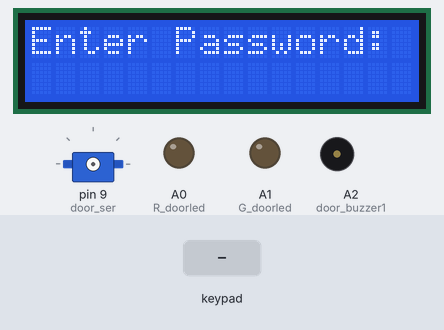
The sketch below on a simulated Arduino Uno, built with avr-gcc and run on an emulated ATmega328P. On the bench: 16×2 character LCD, servo, output pins drawn as LEDs (lit = HIGH), buzzer (waves = sounding). The inputs (shaded band) are chosen by the test bench.

Above: at 1.2 s.
1.3 s: keypad keys 1 2 3 4 # pressed 0.4 s apart
At 3.7 s:
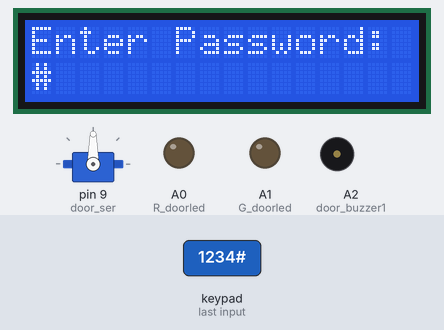
4.8 s: keypad keys 1 2 3 4 * pressed 0.4 s apart
At 7.6 s:
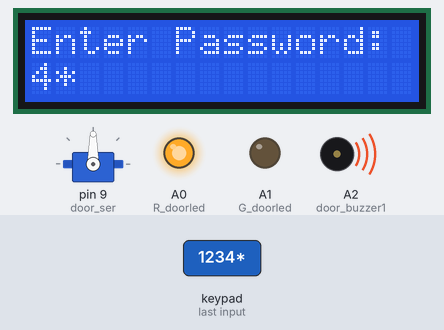
8.3 s: key 'A' pressed
At 9.1 s:
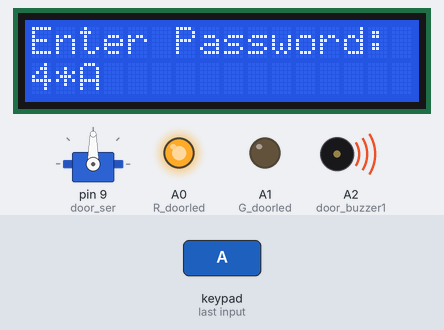
9.8 s: key '1' pressed
At 10.2 s:
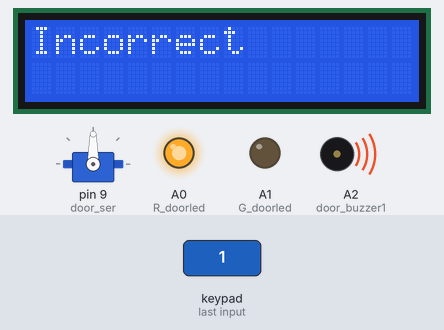
11.8 s: key 'B' pressed
At 12.9 s:
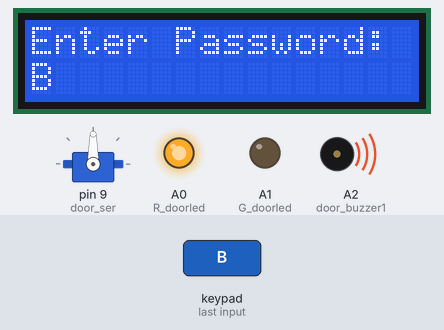
13.3 s: keypad keys 1 2 3 4 A pressed 0.4 s apart
At 15.2 s:
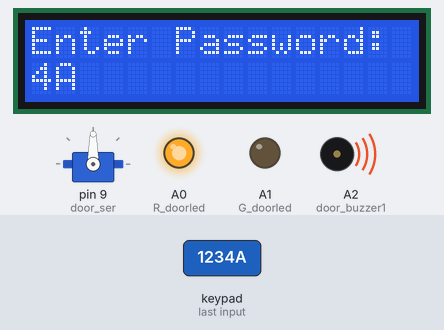
Timing chart, 0 to 16.7 s (numbered marks = the images above; inputs shaded):
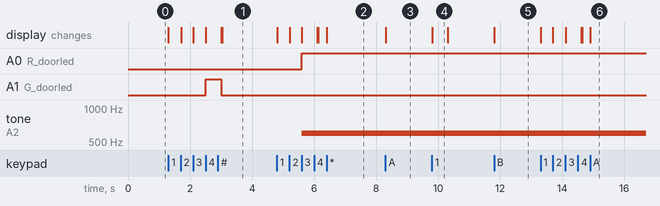

The sketch:

sketch_may27a.ino
```cpp
#include <Keypad.h>
#include <LiquidCrystal.h>
#include <Servo.h>

//-----------------------keypad-----------------------------//
const byte ROWS = 4;//rows in the keypad
const byte COLS = 4;//columns in the keypad

char hexaKeys[ROWS][COLS] = {
  {'1', '2', '3', 'A'},
  {'4', '5', '6', 'B'},
  {'7', '8', '9', 'C'},
  {'*', '0', '#', 'D'}
};//key layout

byte rowPins[ROWS] = {A3, 8, 7, 6};//pins connected to rows
byte colPins[COLS] = {5, 4, 3, 2};//pins connected to columns

Keypad customKeypad = Keypad(makeKeymap(hexaKeys), rowPins, colPins, ROWS, COLS);

//-------------------------LCD-------------------------------//
LiquidCrystal lcd(11, 10, A4, A5, 12, 13);//(rs, enable, d4, d5, d6, d7)

//-------------------------Password-------------------------------//
#define Password_Length 5
char Data[Password_Length];
char Passkey[Password_Length] = "1234";
byte data_count = 0;//passkey_count = 0;
char customKey;

//--------------door action---------//
int G_doorled = A1;//green led
int R_doorled = A0;//red led
int door_buzzer1 = A2;//buzzer
Servo door_ser; //door servo


void setup(){
  lcd.begin(16, 2);// set up the LCD's number of columns and rows:
  lcd.clear();// Clears the LCD screen
  pinMode(G_doorled, OUTPUT);
  pinMode(R_doorled, OUTPUT);
  pinMode(door_buzzer1,OUTPUT);//buzzer
}

void loop(){
  lcd.setCursor(0,0);
  lcd.print("Enter Password:");

  customKey = customKeypad.getKey();
  if (customKey){
    Data[data_count] = customKey;//array Data[...]
    lcd.setCursor(data_count,1);//display data_count'th column & 1'th row
    lcd.print(Data[data_count]);
    data_count++;
    }

  if(data_count == Password_Length-1){
    lcd.clear();

    if(!strcmp(Data, Passkey)){ //Data & Master comparing
      lcd.print("Correct");
      digitalWrite(R_doorled, LOW);
      digitalWrite(G_doorled, HIGH);

      door_ser.attach(9);//door servo
      door_ser.write(90);//door open
      noTone(door_buzzer1);//buzzer OFF(incase in ON)
      delay(500);
      //door_ser.write(0);

      digitalWrite(G_doorled, LOW);
      }
    else{
      lcd.print("Incorrect");
      digitalWrite(R_doorled, HIGH);

      tone(door_buzzer1,600);//buzzer
      delay(500);
      }

    lcd.clear();
    clearData();//clear data from data_count(from void clearData())
  }
}

void clearData(){
  while(data_count !=0){
    Data[data_count--] = 0;
  }
  return;
}
```

Measured:
- after the input at 1.3 s, A1 (G_doorled): LOW → HIGH after 1.2 s, → LOW 0.50 s later; the display: first changes at once (image 1 shows a later state)
- after the input at 4.8 s, A0 (R_doorled): LOW → HIGH after 0.81 s; tone on A2 (door_buzzer1): silent → 600 Hz after 0.81 s; the display: first changes at once (image 2 shows a later state)
- after the input at 8.3 s, the display: changes at once (image 3)
- after the input at 9.8 s, the display: changes at once (image 4)
- after the input at 11.8 s, the display: changes at once (image 5)
- after the input at 13.3 s, the display: first changes at once (image 6 shows a later state)
- what the display in image 4 shows lasts 0.5 s, from 9.8 s to 10.3 s
